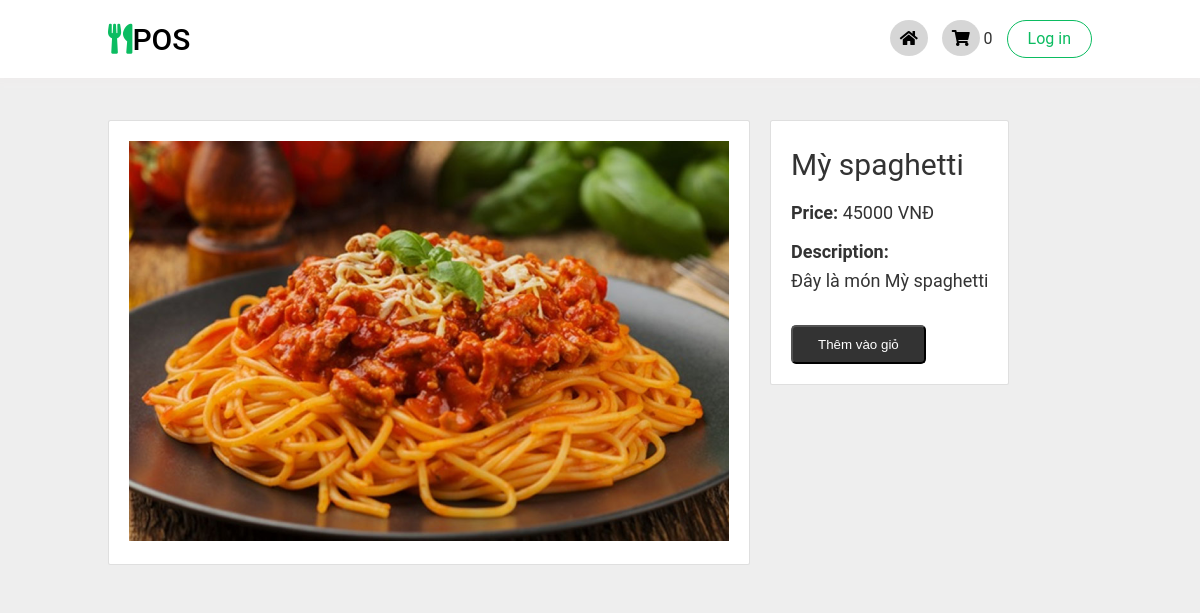
The page /index.php?controller=Dish&Id=3 on the database its author committed.
### tables this page shows
CREATE TABLE DISH (
    IDDISH INT PRIMARY KEY AUTO_INCREMENT,
    DISHNAME VARCHAR(100),
    PRICE INT,
    DESCRIP VARCHAR(200),
	TYPEDISH VARCHAR(50),
    PICTURE VARCHAR(200)
);

### Core/Controller.php (called while the page is built, shortened)
<?php
class Controller{
    public function callview($view,$data = []){
        require_once "./Views/".$view.".php";
    }
}
?>

### Controllers/DishController.php (called while the page is built, shortened)
<?php
class DishController extends Controller{
    public function show(){
        $dish = $this->callmodel("DishDB");
        $dish = $dish->getDish($_GET['Id']);
        $this->callview("Home",["page"=>"Dish","dish"=>$dish]);
    }
}
?>

### index.php (called while the page is built, shortened)
<?php
    require "./Core/Controller.php";
    require "./Core/DB.php";
    $actionName = $_REQUEST['action']??'show';
    $controller = new $controllerName;
    $controller->$actionName();

### Core/DB.php (called while the page is built, shortened)
<?php
class DB{
    public $servername ="localhost";
    public $username="root";
    public $password="phamvannhan";
    function __construct(){
        $this->connect = mysqli_connect($this->servername,$this->username,$this->password);
    }
}
?>

### Models/DishDB.php (called while the page is built, shortened)
<?php
class DishDB extends DB{
    function getDish($id){
        $array = "SELECT * FROM DISH where IDDISH =".$id.";";
        $result = $this->connect->query($array);
        $result = $result->fetch_array(MYSQLI_ASSOC);
        return $result;
    }
}
?>

### Views/Page/Dish.php (the view, shortened to what this page needs)
<section class="dish">
        <div class="container">
            <div class="image">
            <img class="imgs" src="./public/img/dish/<?= $data["dish"]['PICTURE'] ?>">
            </div>
            <div class="info">
                <h3><?= $data["dish"]['DISHNAME'];?></h3>
                <p class="field"><span class="title">Price:</span> <?= $data["dish"]['PRICE'];?> VNĐ </p>
                <p class="field"><span class="title">Description:</span> <br>
                <?= $data["dish"]['DESCRIP'];?>
                 </p>
            <?php if(!empty($_SESSION["idmanager"])) { ?>
            <div class="field quantity">
                    <!-- <span class="title">Quantity:</span>
                    <span class="icon">-</span>
                    <input type="number" value="1">
                    <span class="icon">+</span> -->
                    <form action="index.php?controller=manage&action=editDish&Id=<?= $data["dish"]["IDDISH"];?>" method="POST">
                    <button class="btn">Sửa</button>
                </form>
                <a href="index.php?controller=Dish&action=removeDish&Id=<?= $data["dish"]["IDDISH"];?>" class="btn">Xóa</a>
            </div>
            <?php } else {?>
            <button class="btn" name="<?= $data["dish"]['IDDISH']?>" onclick="Addtocart(name)">Thêm vào giỏ</button>
            <?php } ?>
        </div>
    </div>
</section>

### public/css/style.css (style rules this page uses)
*, *::before, *::after { box-sizing: border-box; }
html, body, div, span, applet, object, iframe, h1, h2, h3, h4, h5, h6, p, blockquote, pre, a, abbr, acronym, address, big, cite, code, del, dfn, em, img, ins, kbd, q, s, samp, small, strike, strong, sub, sup, tt, var, b, u, i, center, dl, dt, dd, ol, ul, li, fieldset, form, label, legend, table, caption, tbody, tfoot, thead, tr, th, td, article, aside, canvas, details, embed, figure, figcaption, footer, header, hgroup, menu, nav, output, ruby, section, summary, time, mark, audio, video { margin: 0; padding: 0; border: 0; font-size: 100%; font: inherit; vertical-align: baseline; }
article, aside, details, figcaption, figure, footer, header, hgroup, menu, nav, section { display: block; }
body { line-height: 1; }
html { font-size: 62.5%; overflow-x: hidden; scroll-padding-top: 5.5rem; scroll-behavior: smooth; }
body { font-size: 1.6rem; font-family: "Roboto", sans-serif; font-weight: 400; color: #333; background-color:#eee; }
section { padding: 2rem 9%; }
.btn { display: inline-block; padding: 1rem 2.5rem; color: #fff; background-color: #333; border-radius: 0.5rem; font-weight: 500; transition: all 0.5s; cursor: pointer; }
.dish { padding-top: 12rem; font-size: 1.8rem; background-color: #fff; }
.dish .container { display: flex; align-items: flex-start; gap: 2rem; position: relative; z-index: 100; }
.dish .image { text-align: center; padding: 2rem; background-clip: border-box; border: 1px solid rgba(0, 0, 0, 0.125); border-radius: 0.25rem; background-color: #fff; }
.dish .info { padding: 2rem; border: 1px solid #000; border-radius: 5px; line-height: 1.6; background-clip: border-box; border: 1px solid rgba(0, 0, 0, 0.125); border-radius: 0.25rem; background-color: #fff; }
.dish .info h3 { font-size: 3rem; font-weight: 400; }
.dish .info span.title { font-weight: 700; }
.dish .info .field { margin-top: 1rem; margin-bottom: 1rem; }
.dish .info .btn { margin-top: 2rem; }

### rows shown on the page
dish: PICTURE (picture), DISHNAME "Mỳ spaghetti", PRICE "45000", DESCRIP "Đây là món Mỳ spaghetti"
